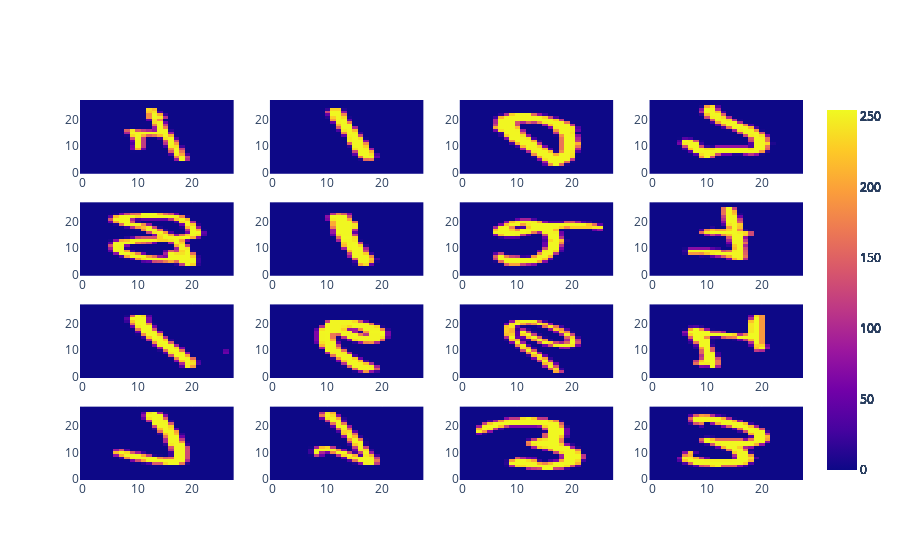

Notebook cell for this chart:
### Code cell
data_generator.plot_image([1, 2, 3, 4, 5, 6, 7, 8, 9, 10, 11, 12, 13])

### Figure 1 — Plotly figure (JSON) as saved in the notebook; plotly's stock layout.template omitted (floating-point values rounded to 4 significant figures; data arrays with more than 128 entries replaced by an {"elided": "..."} marker saying what was removed)
{"data": [{"type": "heatmap", "xaxis": "x", "yaxis": "y", "z": {"elided": "28x28 int values"}}, {"type": "heatmap", "xaxis": "x2", "yaxis": "y2", "z": {"elided": "28x28 int values"}}, {"type": "heatmap", "xaxis": "x3", "yaxis": "y3", "z": {"elided": "28x28 int values"}}, {"type": "heatmap", "xaxis": "x4", "yaxis": "y4", "z": {"elided": "28x28 int values"}}, {"type": "heatmap", "xaxis": "x5", "yaxis": "y5", "z": {"elided": "28x28 int values"}}, {"type": "heatmap", "xaxis": "x6", "yaxis": "y6", "z": {"elided": "28x28 int values"}}, {"type": "heatmap", "xaxis": "x7", "yaxis": "y7", "z": {"elided": "28x28 int values"}}, {"type": "heatmap", "xaxis": "x8", "yaxis": "y8", "z": {"elided": "28x28 int values"}}, {"type": "heatmap", "xaxis": "x9", "yaxis": "y9", "z": {"elided": "28x28 int values"}}, {"type": "heatmap", "xaxis": "x10", "yaxis": "y10", "z": {"elided": "28x28 int values"}}, {"type": "heatmap", "xaxis": "x11", "yaxis": "y11", "z": {"elided": "28x28 int values"}}, {"type": "heatmap", "xaxis": "x12", "yaxis": "y12", "z": {"elided": "28x28 int values"}}, {"type": "heatmap", "xaxis": "x13", "yaxis": "y13", "z": {"elided": "28x28 int values"}}, {"type": "heatmap", "xaxis": "x14", "yaxis": "y14", "z": {"elided": "28x28 int values"}}, {"type": "heatmap", "xaxis": "x15", "yaxis": "y15", "z": {"elided": "28x28 int values"}}, {"type": "heatmap", "xaxis": "x16", "yaxis": "y16", "z": {"elided": "28x28 int values"}}], "layout": {"xaxis": {"anchor": "y", "domain": [0, 0.2125]}, "xaxis10": {"anchor": "y10", "domain": [0.2625, 0.475]}, "xaxis11": {"anchor": "y11", "domain": [0.525, 0.7375]}, "xaxis12": {"anchor": "y12", "domain": [0.7875, 1]}, "xaxis13": {"anchor": "y13", "domain": [0, 0.2125]}, "xaxis14": {"anchor": "y14", "domain": [0.2625, 0.475]}, "xaxis15": {"anchor": "y15", "domain": [0.525, 0.7375]}, "xaxis16": {"anchor": "y16", "domain": [0.7875, 1]}, "xaxis2": {"anchor": "y2", "domain": [0.2625, 0.475]}, "xaxis3": {"anchor": "y3", "domain": [0.525, 0.7375]}, "xaxis4": {"anchor": "y4", "domain": [0.7875, 1]}, "xaxis5": {"anchor": "y5", "domain": [0, 0.2125]}, "xaxis6": {"anchor": "y6", "domain": [0.2625, 0.475]}, "xaxis7": {"anchor": "y7", "domain": [0.525, 0.7375]}, "xaxis8": {"anchor": "y8", "domain": [0.7875, 1]}, "xaxis9": {"anchor": "y9", "domain": [0, 0.2125]}, "yaxis": {"anchor": "x", "domain": [0.8063, 1]}, "yaxis10": {"anchor": "x10", "domain": [0.2687, 0.4625]}, "yaxis11": {"anchor": "x11", "domain": [0.2687, 0.4625]}, "yaxis12": {"anchor": "x12", "domain": [0.2687, 0.4625]}, "yaxis13": {"anchor": "x13", "domain": [0, 0.1938]}, "yaxis14": {"anchor": "x14", "domain": [0, 0.1938]}, "yaxis15": {"anchor": "x15", "domain": [0, 0.1938]}, "yaxis16": {"anchor": "x16", "domain": [0, 0.1938]}, "yaxis2": {"anchor": "x2", "domain": [0.8063, 1]}, "yaxis3": {"anchor": "x3", "domain": [0.8063, 1]}, "yaxis4": {"anchor": "x4", "domain": [0.8063, 1]}, "yaxis5": {"anchor": "x5", "domain": [0.5375, 0.7312]}, "yaxis6": {"anchor": "x6", "domain": [0.5375, 0.7312]}, "yaxis7": {"anchor": "x7", "domain": [0.5375, 0.7312]}, "yaxis8": {"anchor": "x8", "domain": [0.5375, 0.7312]}, "yaxis9": {"anchor": "x9", "domain": [0.2687, 0.4625]}}}
